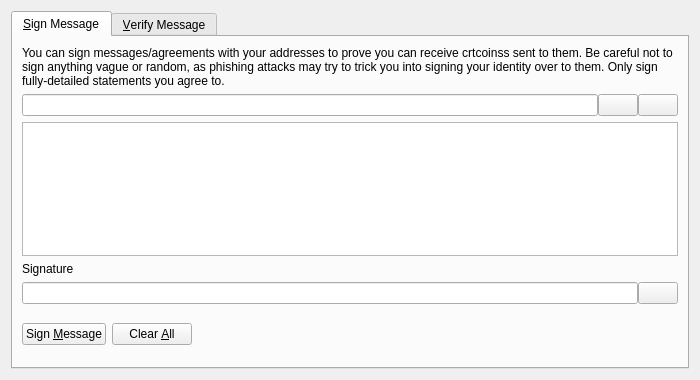
<?xml version="1.0" encoding="UTF-8"?>
<ui version="4.0">
 <class>SignVerifyMessageDialog</class>
 <widget class="QDialog" name="SignVerifyMessageDialog">
  <property name="geometry">
   <rect>
    <x>0</x>
    <y>0</y>
    <width>700</width>
    <height>380</height>
   </rect>
  </property>
  <property name="windowTitle">
   <string>Signatures - Sign / Verify a Message</string>
  </property>
  <property name="modal">
   <bool>true</bool>
  </property>
  <layout class="QVBoxLayout" name="verticalLayout">
   <item>
    <widget class="QTabWidget" name="tabWidget">
     <property name="currentIndex">
      <number>0</number>
     </property>
     <widget class="QWidget" name="tabSignMessage">
      <attribute name="title">
       <string>&amp;Sign Message</string>
      </attribute>
      <layout class="QVBoxLayout" name="verticalLayout_SM">
       <item>
        <widget class="QLabel" name="infoLabel_SM">
         <property name="text">
          <string>You can sign messages/agreements with your addresses to prove you can receive crtcoinss sent to them. Be careful not to sign anything vague or random, as phishing attacks may try to trick you into signing your identity over to them. Only sign fully-detailed statements you agree to.</string>
         </property>
         <property name="textFormat">
          <enum>Qt::PlainText</enum>
         </property>
         <property name="wordWrap">
          <bool>true</bool>
         </property>
        </widget>
       </item>
       <item>
        <layout class="QHBoxLayout" name="horizontalLayout_1_SM">
         <property name="spacing">
          <number>0</number>
         </property>
         <item>
          <widget class="QValidatedLineEdit" name="addressIn_SM">
           <property name="toolTip">
            <string>The CRTcoins address to sign the message with</string>
           </property>
          </widget>
         </item>
         <item>
          <widget class="QPushButton" name="addressBookButton_SM">
           <property name="toolTip">
            <string>Choose previously used address</string>
           </property>
           <property name="text">
            <string/>
           </property>
           <property name="icon">
            <iconset resource="../bitcoin.qrc">
             <normaloff>:/icons/address-book</normaloff>:/icons/address-book</iconset>
           </property>
           <property name="shortcut">
            <string>Alt+A</string>
           </property>
           <property name="autoDefault">
            <bool>false</bool>
           </property>
          </widget>
         </item>
         <item>
          <widget class="QPushButton" name="pasteButton_SM">
           <property name="toolTip">
            <string>Paste address from clipboard</string>
           </property>
           <property name="text">
            <string/>
           </property>
           <property name="icon">
            <iconset resource="../bitcoin.qrc">
             <normaloff>:/icons/editpaste</normaloff>:/icons/editpaste</iconset>
           </property>
           <property name="shortcut">
            <string>Alt+P</string>
           </property>
           <property name="autoDefault">
            <bool>false</bool>
           </property>
          </widget>
         </item>
        </layout>
       </item>
       <item>
        <widget class="QPlainTextEdit" name="messageIn_SM">
         <property name="toolTip">
          <string>Enter the message you want to sign here</string>
         </property>
        </widget>
       </item>
       <item>
        <widget class="QLabel" name="signatureLabel_SM">
         <property name="text">
          <string>Signature</string>
         </property>
         <property name="textFormat">
          <enum>Qt::PlainText</enum>
         </property>
        </widget>
       </item>
       <item>
        <layout class="QHBoxLayout" name="horizontalLayout_2_SM">
         <property name="spacing">
          <number>0</number>
         </property>
         <item>
          <widget class="QLineEdit" name="signatureOut_SM">
           <property name="font">
            <font>
             <italic>true</italic>
            </font>
           </property>
           <property name="readOnly">
            <bool>true</bool>
           </property>
          </widget>
         </item>
         <item>
          <widget class="QPushButton" name="copySignatureButton_SM">
           <property name="toolTip">
            <string>Copy the current signature to the system clipboard</string>
           </property>
           <property name="text">
            <string/>
           </property>
           <property name="icon">
            <iconset resource="../bitcoin.qrc">
             <normaloff>:/icons/editcopy</normaloff>:/icons/editcopy</iconset>
           </property>
           <property name="autoDefault">
            <bool>false</bool>
           </property>
          </widget>
         </item>
        </layout>
       </item>
       <item>
        <layout class="QHBoxLayout" name="horizontalLayout_3_SM">
         <item>
          <widget class="QPushButton" name="signMessageButton_SM">
           <property name="toolTip">
            <string>Sign the message to prove you own this CRTcoins address</string>
           </property>
           <property name="text">
            <string>Sign &amp;Message</string>
           </property>
           <property name="icon">
            <iconset resource="../bitcoin.qrc">
             <normaloff>:/icons/edit</normaloff>:/icons/edit</iconset>
           </property>
           <property name="autoDefault">
            <bool>false</bool>
           </property>
          </widget>
         </item>
         <item>
          <widget class="QPushButton" name="clearButton_SM">
           <property name="toolTip">
            <string>Reset all sign message fields</string>
           </property>
           <property name="text">
            <string>Clear &amp;All</string>
           </property>
           <property name="icon">
            <iconset resource="../bitcoin.qrc">
             <normaloff>:/icons/remove</normaloff>:/icons/remove</iconset>
           </property>
           <property name="autoDefault">
            <bool>false</bool>
           </property>
          </widget>
         </item>
         <item>
          <spacer name="horizontalSpacer_1_SM">
           <property name="orientation">
            <enum>Qt::Horizontal</enum>
           </property>
           <property name="sizeHint" stdset="0">
            <size>
             <width>40</width>
             <height>48</height>
            </size>
           </property>
          </spacer>
         </item>
         <item>
          <widget class="QLabel" name="statusLabel_SM">
           <property name="font">
            <font>
             <weight>75</weight>
             <bold>true</bold>
            </font>
           </property>
           <property name="text">
            <string/>
           </property>
           <property name="wordWrap">
            <bool>true</bool>
           </property>
          </widget>
         </item>
         <item>
          <spacer name="horizontalSpacer_2_SM">
           <property name="orientation">
            <enum>Qt::Horizontal</enum>
           </property>
           <property name="sizeHint" stdset="0">
            <size>
             <width>40</width>
             <height>48</height>
            </size>
           </property>
          </spacer>
         </item>
        </layout>
       </item>
      </layout>
     </widget>
     <widget class="QWidget" name="tabVerifyMessage">
      <attribute name="title">
       <string>&amp;Verify Message</string>
      </attribute>
      <layout class="QVBoxLayout" name="verticalLayout_VM">
       <item>
        <widget class="QLabel" name="infoLabel_VM">
         <property name="text">
          <string>Enter the receiver's address, message (ensure you copy line breaks, spaces, tabs, etc. exactly) and signature below to verify the message. Be careful not to read more into the signature than what is in the signed message itself, to avoid being tricked by a man-in-the-middle attack. Note that this only proves the signing party receives with the address, it cannot prove sendership of any transaction!</string>
         </property>
         <property name="textFormat">
          <enum>Qt::PlainText</enum>
         </property>
         <property name="alignment">
          <set>Qt::AlignLeading|Qt::AlignLeft|Qt::AlignTop</set>
         </property>
         <property name="wordWrap">
          <bool>true</bool>
         </property>
        </widget>
       </item>
       <item>
        <layout class="QHBoxLayout" name="horizontalLayout_1_VM">
         <property name="spacing">
          <number>0</number>
         </property>
         <item>
          <widget class="QValidatedLineEdit" name="addressIn_VM">
           <property name="toolTip">
            <string>The CRTcoins address the message was signed with</string>
           </property>
          </widget>
         </item>
         <item>
          <widget class="QPushButton" name="addressBookButton_VM">
           <property name="toolTip">
            <string>Choose previously used address</string>
           </property>
           <property name="text">
            <string/>
           </property>
           <property name="icon">
            <iconset resource="../bitcoin.qrc">
             <normaloff>:/icons/address-book</normaloff>:/icons/address-book</iconset>
           </property>
           <property name="shortcut">
            <string>Alt+A</string>
           </property>
           <property name="autoDefault">
            <bool>false</bool>
           </property>
          </widget>
         </item>
        </layout>
       </item>
       <item>
        <widget class="QPlainTextEdit" name="messageIn_VM"/>
       </item>
       <item>
        <widget class="QValidatedLineEdit" name="signatureIn_VM"/>
       </item>
       <item>
        <layout class="QHBoxLayout" name="horizontalLayout_2_VM">
         <item>
          <widget class="QPushButton" name="verifyMessageButton_VM">
           <property name="toolTip">
            <string>Verify the message to ensure it was signed with the specified CRTcoins address</string>
           </property>
           <property name="text">
            <string>Verify &amp;Message</string>
           </property>
           <property name="icon">
            <iconset resource="../bitcoin.qrc">
             <normaloff>:/icons/transaction_0</normaloff>:/icons/transaction_0</iconset>
           </property>
           <property name="autoDefault">
            <bool>false</bool>
           </property>
          </widget>
         </item>
         <item>
          <widget class="QPushButton" name="clearButton_VM">
           <property name="toolTip">
            <string>Reset all verify message fields</string>
           </property>
           <property name="text">
            <string>Clear &amp;All</string>
           </property>
           <property name="icon">
            <iconset resource="../bitcoin.qrc">
             <normaloff>:/icons/remove</normaloff>:/icons/remove</iconset>
           </property>
           <property name="autoDefault">
            <bool>false</bool>
           </property>
          </widget>
         </item>
         <item>
          <spacer name="horizontalSpacer_1_VM">
           <property name="orientation">
            <enum>Qt::Horizontal</enum>
           </property>
           <property name="sizeHint" stdset="0">
            <size>
             <width>40</width>
             <height>48</height>
            </size>
           </property>
          </spacer>
         </item>
         <item>
          <widget class="QLabel" name="statusLabel_VM">
           <property name="font">
            <font>
             <weight>75</weight>
             <bold>true</bold>
            </font>
           </property>
           <property name="text">
            <string/>
           </property>
           <property name="wordWrap">
            <bool>true</bool>
           </property>
          </widget>
         </item>
         <item>
          <spacer name="horizontalSpacer_2_VM">
           <property name="orientation">
            <enum>Qt::Horizontal</enum>
           </property>
           <property name="sizeHint" stdset="0">
            <size>
             <width>40</width>
             <height>48</height>
            </size>
           </property>
          </spacer>
         </item>
        </layout>
       </item>
      </layout>
     </widget>
    </widget>
   </item>
  </layout>
 </widget>
 <customwidgets>
  <customwidget>
   <class>QValidatedLineEdit</class>
   <extends>QLineEdit</extends>
   <header>qt/qvalidatedlineedit.h</header>
  </customwidget>
 </customwidgets>
 <resources>
  <include location="../bitcoin.qrc"/>
 </resources>
 <connections/>
</ui>
